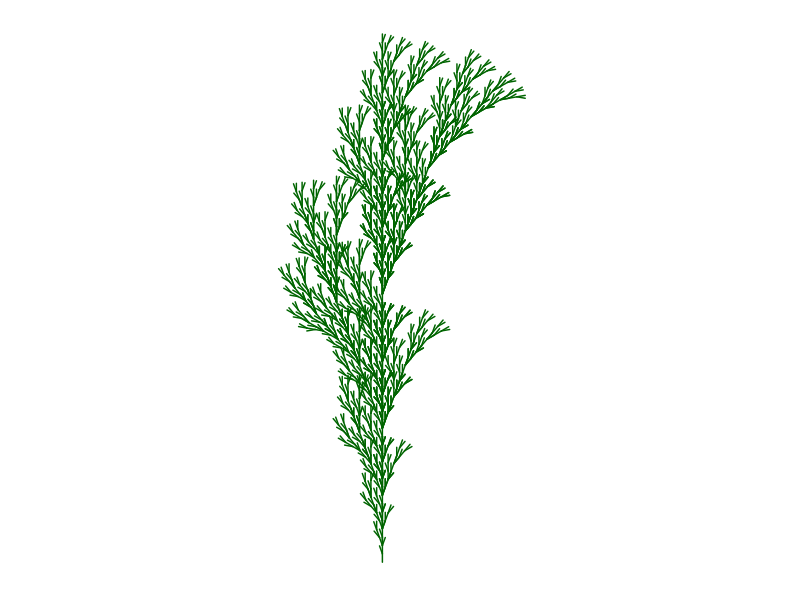

Write R code to recreate this figure.
library(gsubfn)
library(stringr)
library(dplyr)
library(ggplot2)

#Plant 1
axiom="F"
rules=list("F"="FF-[-F+F+F]+[+F-F-F]")
angle=22.5
depth=4

#Plant 2
axiom="X"
rules=list("X"="F[+X][-X][+X]FX", "F"="FF")
angle=29
depth=20

#Plant 3
axiom="X"
rules=list("X"="F[+X]F[-X]+X", "F"="FF")
angle=20
depth=7

#Plant 4
axiom="X"
rules=list("X"="F-[[X]+X]+F[+FX]-X", "F"="FF")
angle=22.5
depth=5

#Plant 5
axiom="F"
rules=list("F"="F[+F]F[-F]F")
angle=25.7
depth=5

#Plant 6
axiom="F"
rules=list("F"="F[+F]F[-F][F]")
angle=20
depth=5


for (i in 1:depth) axiom=gsubfn(".", rules, axiom)

actions=str_extract_all(axiom, "\\d*\\+|\\d*\\-|F|L|R|\\[|\\]|\\|") %>% unlist

status=data.frame(x=numeric(0), y=numeric(0), alfa=numeric(0))
points=data.frame(x1 = 0, y1 = 0, x2 = NA, y2 = NA, alfa=90, depth=1)


for (action in actions) 
{
  if (action=="F")
  {
    x=points[1, "x1"]+cos(points[1, "alfa"]*(pi/180))
    y=points[1, "y1"]+sin(points[1, "alfa"]*(pi/180))
    points[1,"x2"]=x
    points[1,"y2"]=y
    data.frame(x1 = x, y1 = y, x2 = NA, y2 = NA, 
               alfa=points[1, "alfa"],
               depth=points[1,"depth"]) %>% rbind(points)->points
  }
  if (action %in% c("+", "-")){
    alfa=points[1, "alfa"]
    points[1, "alfa"]=eval(parse(text=paste0("alfa",action, angle)))
  }
  if(action=="["){ 
    data.frame(x=points[1, "x1"], y=points[1, "y1"], alfa=points[1, "alfa"]) %>% 
      rbind(status) -> status
    points[1, "depth"]=points[1, "depth"]+1
  }
  
  if(action=="]"){ 
    depth=points[1, "depth"]
    points[-1,]->points
    data.frame(x1=status[1, "x"], y1=status[1, "y"], x2=NA, y2=NA, 
               alfa=status[1, "alfa"],
               depth=depth-1) %>% 
      rbind(points) -> points
    status[-1,]->status
  }
}

ggplot() + 
  geom_segment(aes(x = x1, y = y1, xend = x2, yend = y2), 
               lineend = "round", 
               colour="darkgreen",
               data=na.omit(points)) + 
  coord_fixed(ratio = 1) +
  theme(legend.position="none",
        panel.background = element_rect(fill="white"),
        panel.grid=element_blank(),
        axis.ticks=element_blank(),
        axis.title=element_blank(),
        axis.text=element_blank())


########### tesseract spiral ###############
